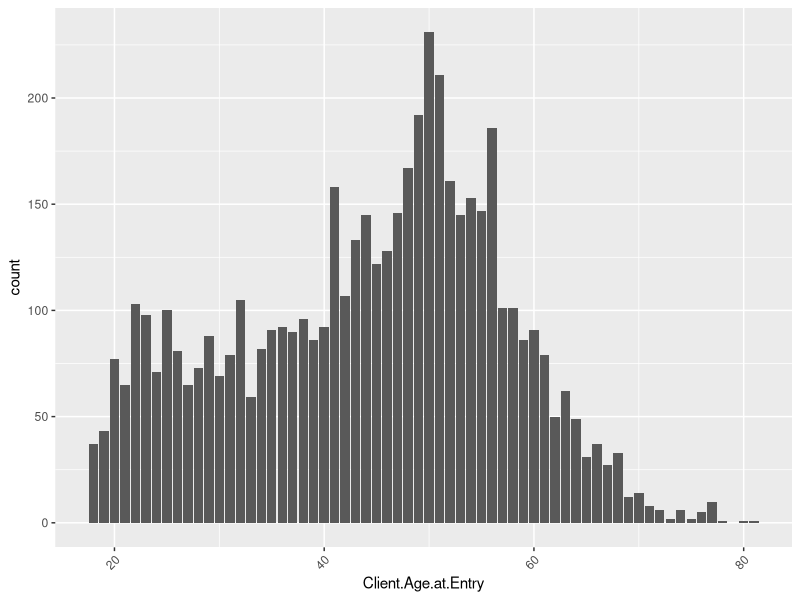
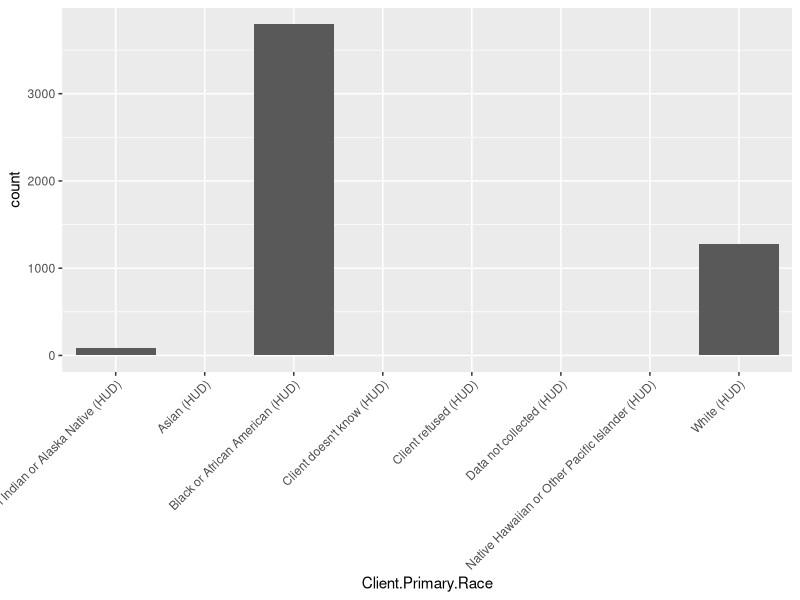
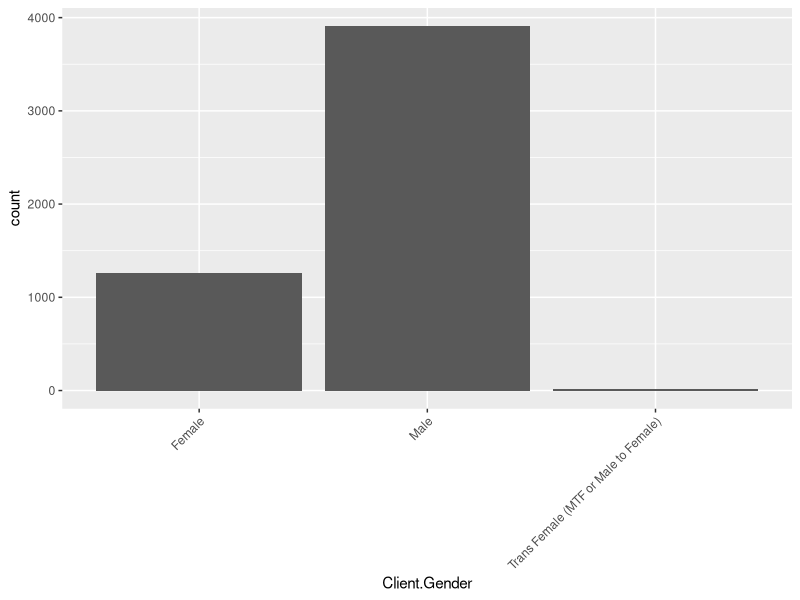
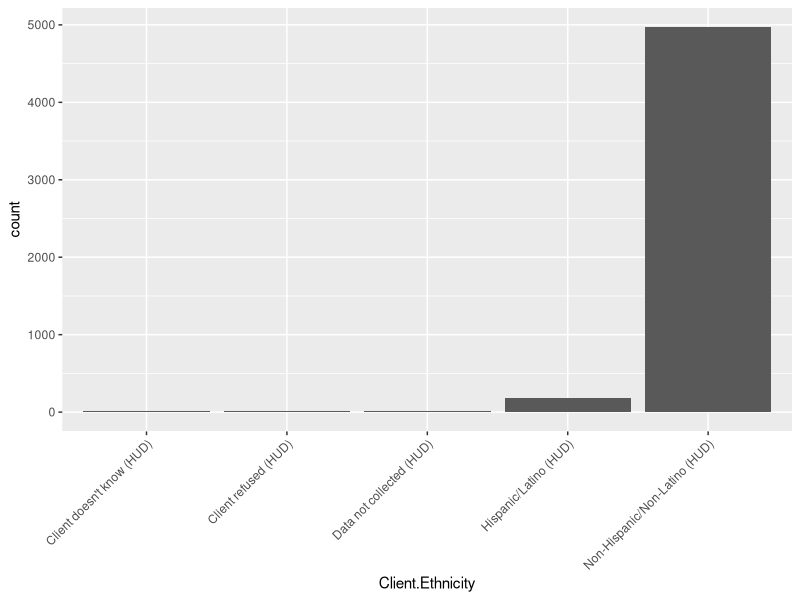
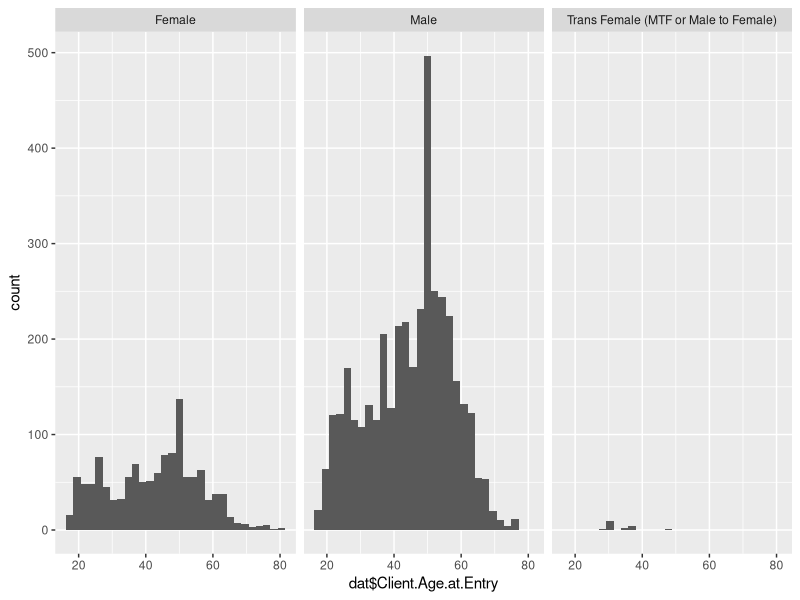

The R source for these figures, in order:
## ---- chunk 1
knitr::opts_chunk$set(echo = TRUE)

library(ggplot2)
library(tidyverse)

setwd("~/Desktop/611 Notes/bios611-projects-fall-2019-cwzhou/project_3/data")
dat = read.csv("export_dataframe.csv", header = TRUE)
## ---- chunk 2

dat_noID = dat[,-c(1,2,3,4)]
summary(dat_noID)

dat %>%
  ggplot(aes(x=Client.Age.at.Entry)) +
  geom_bar() +
  theme(axis.text.x = element_text(angle = 45, hjust = 1))

dat %>%
  ggplot(aes(x=Client.Primary.Race)) +
  geom_bar() +
  theme(axis.text.x = element_text(angle = 45, hjust = 1))

dat %>%
  ggplot(aes(x=Client.Gender)) +
  geom_bar() +
  theme(axis.text.x = element_text(angle = 45, hjust = 1))

dat %>%
  ggplot(aes(x=Client.Ethnicity)) +
  geom_bar() +
  theme(axis.text.x = element_text(angle = 45, hjust = 1))

## ---- chunk 3
dat$Client.Gender <- as.factor(dat$Client.Gender)
ggplot(dat, aes(x = dat$Client.Age.at.Entry)) + geom_histogram() + facet_wrap(~Client.Gender)
## ---- chunk 4
mod1 = lm(formula = Total.Nights ~ Client.Gender + Client.Age.at.Entry + Client.Ethnicity + Client.Primary.Race, data = dat)
summary(mod1)
